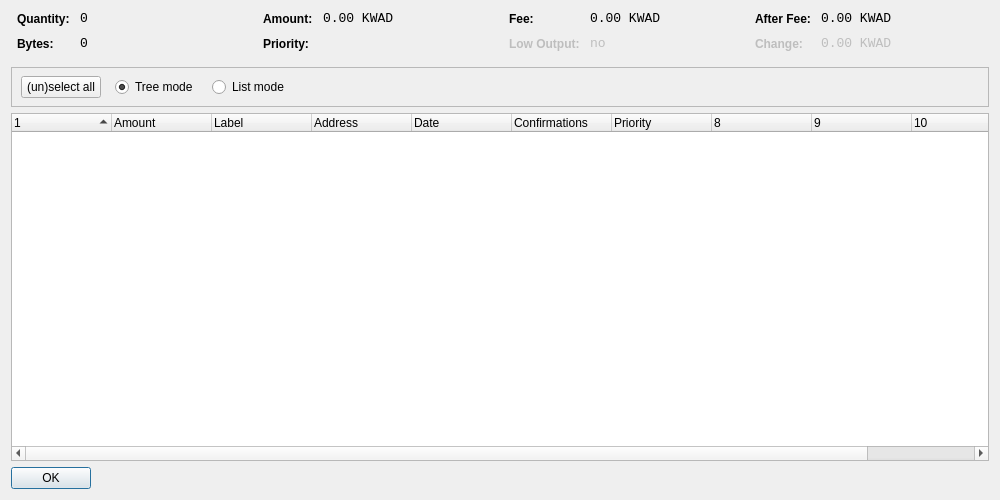
<?xml version="1.0" encoding="UTF-8"?>
<ui version="4.0">
 <class>CoinControlDialog</class>
 <widget class="QDialog" name="CoinControlDialog">
  <property name="geometry">
   <rect>
    <x>0</x>
    <y>0</y>
    <width>1000</width>
    <height>500</height>
   </rect>
  </property>
  <property name="windowTitle">
   <string>Coin Control</string>
  </property>
  <layout class="QVBoxLayout" name="verticalLayout">
   <item>
    <layout class="QHBoxLayout" name="horizontalLayoutTop" stretch="0,0,0,0">
     <property name="topMargin">
      <number>0</number>
     </property>
     <property name="bottomMargin">
      <number>10</number>
     </property>
     <item>
      <layout class="QFormLayout" name="formLayoutCoinControl1">
       <property name="horizontalSpacing">
        <number>10</number>
       </property>
       <property name="verticalSpacing">
        <number>10</number>
       </property>
       <property name="leftMargin">
        <number>6</number>
       </property>
       <property name="rightMargin">
        <number>6</number>
       </property>
       <item row="0" column="0">
        <widget class="QLabel" name="labelCoinControlQuantityText">
         <property name="styleSheet">
          <string notr="true">font-weight:bold;</string>
         </property>
         <property name="text">
          <string>Quantity:</string>
         </property>
        </widget>
       </item>
       <item row="0" column="1">
        <widget class="QLabel" name="labelCoinControlQuantity">
         <property name="font">
          <font>
           <family>Monospace</family>
           <pointsize>10</pointsize>
          </font>
         </property>
         <property name="cursor">
          <cursorShape>IBeamCursor</cursorShape>
         </property>
         <property name="contextMenuPolicy">
          <enum>Qt::ActionsContextMenu</enum>
         </property>
         <property name="text">
          <string notr="true">0</string>
         </property>
         <property name="textInteractionFlags">
          <set>Qt::LinksAccessibleByMouse|Qt::TextSelectableByKeyboard|Qt::TextSelectableByMouse</set>
         </property>
        </widget>
       </item>
       <item row="1" column="0">
        <widget class="QLabel" name="labelCoinControlBytesText">
         <property name="styleSheet">
          <string notr="true">font-weight:bold;</string>
         </property>
         <property name="text">
          <string>Bytes:</string>
         </property>
        </widget>
       </item>
       <item row="1" column="1">
        <widget class="QLabel" name="labelCoinControlBytes">
         <property name="font">
          <font>
           <family>Monospace</family>
           <pointsize>10</pointsize>
          </font>
         </property>
         <property name="cursor">
          <cursorShape>IBeamCursor</cursorShape>
         </property>
         <property name="contextMenuPolicy">
          <enum>Qt::ActionsContextMenu</enum>
         </property>
         <property name="text">
          <string notr="true">0</string>
         </property>
         <property name="textInteractionFlags">
          <set>Qt::LinksAccessibleByMouse|Qt::TextSelectableByKeyboard|Qt::TextSelectableByMouse</set>
         </property>
        </widget>
       </item>
      </layout>
     </item>
     <item>
      <layout class="QFormLayout" name="formLayoutCoinControl2">
       <property name="horizontalSpacing">
        <number>10</number>
       </property>
       <property name="verticalSpacing">
        <number>10</number>
       </property>
       <property name="leftMargin">
        <number>6</number>
       </property>
       <property name="rightMargin">
        <number>6</number>
       </property>
       <item row="0" column="0">
        <widget class="QLabel" name="labelCoinControlAmountText">
         <property name="styleSheet">
          <string notr="true">font-weight:bold;</string>
         </property>
         <property name="text">
          <string>Amount:</string>
         </property>
        </widget>
       </item>
       <item row="0" column="1">
        <widget class="QLabel" name="labelCoinControlAmount">
         <property name="font">
          <font>
           <family>Monospace</family>
           <pointsize>10</pointsize>
          </font>
         </property>
         <property name="cursor">
          <cursorShape>IBeamCursor</cursorShape>
         </property>
         <property name="contextMenuPolicy">
          <enum>Qt::ActionsContextMenu</enum>
         </property>
         <property name="text">
          <string notr="true">0.00 KWAD</string>
         </property>
         <property name="textInteractionFlags">
          <set>Qt::LinksAccessibleByMouse|Qt::TextSelectableByKeyboard|Qt::TextSelectableByMouse</set>
         </property>
        </widget>
       </item>
       <item row="1" column="0">
        <widget class="QLabel" name="labelCoinControlPriorityText">
         <property name="styleSheet">
          <string notr="true">font-weight:bold;</string>
         </property>
         <property name="text">
          <string>Priority:</string>
         </property>
        </widget>
       </item>
       <item row="1" column="1">
        <widget class="QLabel" name="labelCoinControlPriority">
         <property name="font">
          <font>
           <family>Monospace</family>
           <pointsize>10</pointsize>
          </font>
         </property>
         <property name="cursor">
          <cursorShape>IBeamCursor</cursorShape>
         </property>
         <property name="contextMenuPolicy">
          <enum>Qt::ActionsContextMenu</enum>
         </property>
         <property name="text">
          <string/>
         </property>
         <property name="textInteractionFlags">
          <set>Qt::LinksAccessibleByMouse|Qt::TextSelectableByKeyboard|Qt::TextSelectableByMouse</set>
         </property>
        </widget>
       </item>
      </layout>
     </item>
     <item>
      <layout class="QFormLayout" name="formLayoutCoinControl3">
       <property name="horizontalSpacing">
        <number>10</number>
       </property>
       <property name="verticalSpacing">
        <number>10</number>
       </property>
       <property name="leftMargin">
        <number>6</number>
       </property>
       <property name="rightMargin">
        <number>6</number>
       </property>
       <item row="0" column="0">
        <widget class="QLabel" name="labelCoinControlFeeText">
         <property name="styleSheet">
          <string notr="true">font-weight:bold;</string>
         </property>
         <property name="text">
          <string>Fee:</string>
         </property>
        </widget>
       </item>
       <item row="0" column="1">
        <widget class="QLabel" name="labelCoinControlFee">
         <property name="font">
          <font>
           <family>Monospace</family>
           <pointsize>10</pointsize>
          </font>
         </property>
         <property name="cursor">
          <cursorShape>IBeamCursor</cursorShape>
         </property>
         <property name="contextMenuPolicy">
          <enum>Qt::ActionsContextMenu</enum>
         </property>
         <property name="text">
          <string notr="true">0.00 KWAD</string>
         </property>
         <property name="textInteractionFlags">
          <set>Qt::LinksAccessibleByMouse|Qt::TextSelectableByKeyboard|Qt::TextSelectableByMouse</set>
         </property>
        </widget>
       </item>
       <item row="1" column="0">
        <widget class="QLabel" name="labelCoinControlLowOutputText">
         <property name="enabled">
          <bool>false</bool>
         </property>
         <property name="styleSheet">
          <string notr="true">font-weight:bold;</string>
         </property>
         <property name="text">
          <string>Low Output:</string>
         </property>
        </widget>
       </item>
       <item row="1" column="1">
        <widget class="QLabel" name="labelCoinControlLowOutput">
         <property name="enabled">
          <bool>false</bool>
         </property>
         <property name="font">
          <font>
           <family>Monospace</family>
           <pointsize>10</pointsize>
          </font>
         </property>
         <property name="cursor">
          <cursorShape>IBeamCursor</cursorShape>
         </property>
         <property name="contextMenuPolicy">
          <enum>Qt::ActionsContextMenu</enum>
         </property>
         <property name="text">
          <string notr="true">no</string>
         </property>
         <property name="textInteractionFlags">
          <set>Qt::LinksAccessibleByMouse|Qt::TextSelectableByKeyboard|Qt::TextSelectableByMouse</set>
         </property>
        </widget>
       </item>
      </layout>
     </item>
     <item>
      <layout class="QFormLayout" name="formLayoutCoinControl4">
       <property name="horizontalSpacing">
        <number>10</number>
       </property>
       <property name="verticalSpacing">
        <number>10</number>
       </property>
       <property name="leftMargin">
        <number>6</number>
       </property>
       <property name="rightMargin">
        <number>6</number>
       </property>
       <item row="0" column="0">
        <widget class="QLabel" name="labelCoinControlAfterFeeText">
         <property name="styleSheet">
          <string notr="true">font-weight:bold;</string>
         </property>
         <property name="text">
          <string>After Fee:</string>
         </property>
        </widget>
       </item>
       <item row="0" column="1">
        <widget class="QLabel" name="labelCoinControlAfterFee">
         <property name="font">
          <font>
           <family>Monospace</family>
           <pointsize>10</pointsize>
          </font>
         </property>
         <property name="cursor">
          <cursorShape>IBeamCursor</cursorShape>
         </property>
         <property name="contextMenuPolicy">
          <enum>Qt::ActionsContextMenu</enum>
         </property>
         <property name="text">
          <string notr="true">0.00 KWAD</string>
         </property>
         <property name="textInteractionFlags">
          <set>Qt::LinksAccessibleByMouse|Qt::TextSelectableByKeyboard|Qt::TextSelectableByMouse</set>
         </property>
        </widget>
       </item>
       <item row="1" column="0">
        <widget class="QLabel" name="labelCoinControlChangeText">
         <property name="enabled">
          <bool>false</bool>
         </property>
         <property name="styleSheet">
          <string notr="true">font-weight:bold;</string>
         </property>
         <property name="text">
          <string>Change:</string>
         </property>
        </widget>
       </item>
       <item row="1" column="1">
        <widget class="QLabel" name="labelCoinControlChange">
         <property name="enabled">
          <bool>false</bool>
         </property>
         <property name="font">
          <font>
           <family>Monospace</family>
           <pointsize>10</pointsize>
          </font>
         </property>
         <property name="cursor">
          <cursorShape>IBeamCursor</cursorShape>
         </property>
         <property name="contextMenuPolicy">
          <enum>Qt::ActionsContextMenu</enum>
         </property>
         <property name="text">
          <string notr="true">0.00 KWAD</string>
         </property>
         <property name="textInteractionFlags">
          <set>Qt::LinksAccessibleByMouse|Qt::TextSelectableByKeyboard|Qt::TextSelectableByMouse</set>
         </property>
        </widget>
       </item>
      </layout>
     </item>
    </layout>
   </item>
   <item>
    <widget class="QFrame" name="frame">
     <property name="minimumSize">
      <size>
       <width>0</width>
       <height>40</height>
      </size>
     </property>
     <property name="frameShape">
      <enum>QFrame::StyledPanel</enum>
     </property>
     <property name="frameShadow">
      <enum>QFrame::Sunken</enum>
     </property>
     <widget class="QWidget" name="horizontalLayoutWidget">
      <property name="geometry">
       <rect>
        <x>10</x>
        <y>0</y>
        <width>781</width>
        <height>41</height>
       </rect>
      </property>
      <layout class="QHBoxLayout" name="horizontalLayoutPanel" stretch="0,0,0,0,0">
       <property name="spacing">
        <number>14</number>
       </property>
       <item>
        <widget class="QPushButton" name="pushButtonSelectAll">
         <property name="sizePolicy">
          <sizepolicy hsizetype="Maximum" vsizetype="Fixed">
           <horstretch>0</horstretch>
           <verstretch>0</verstretch>
          </sizepolicy>
         </property>
         <property name="text">
          <string>(un)select all</string>
         </property>
        </widget>
       </item>
       <item>
        <widget class="QRadioButton" name="radioTreeMode">
         <property name="sizePolicy">
          <sizepolicy hsizetype="Maximum" vsizetype="Fixed">
           <horstretch>0</horstretch>
           <verstretch>0</verstretch>
          </sizepolicy>
         </property>
         <property name="text">
          <string>Tree mode</string>
         </property>
         <property name="checked">
          <bool>true</bool>
         </property>
        </widget>
       </item>
       <item>
        <widget class="QRadioButton" name="radioListMode">
         <property name="sizePolicy">
          <sizepolicy hsizetype="Maximum" vsizetype="Fixed">
           <horstretch>0</horstretch>
           <verstretch>0</verstretch>
          </sizepolicy>
         </property>
         <property name="text">
          <string>List mode</string>
         </property>
        </widget>
       </item>
       <item>
        <spacer name="horizontalSpacer">
         <property name="orientation">
          <enum>Qt::Horizontal</enum>
         </property>
         <property name="sizeHint" stdset="0">
          <size>
           <width>40</width>
           <height>20</height>
          </size>
         </property>
        </spacer>
       </item>
      </layout>
     </widget>
    </widget>
   </item>
   <item>
    <widget class="CoinControlTreeWidget" name="treeWidget">
     <property name="contextMenuPolicy">
      <enum>Qt::CustomContextMenu</enum>
     </property>
     <property name="sortingEnabled">
      <bool>false</bool>
     </property>
     <property name="columnCount">
      <number>11</number>
     </property>
     <attribute name="headerShowSortIndicator" stdset="0">
      <bool>true</bool>
     </attribute>
     <attribute name="headerStretchLastSection">
      <bool>false</bool>
     </attribute>
     <column>
      <property name="text">
       <string/>
      </property>
     </column>
     <column>
      <property name="text">
       <string>Amount</string>
      </property>
     </column>
     <column>
      <property name="text">
       <string>Label</string>
      </property>
     </column>
     <column>
      <property name="text">
       <string>Address</string>
      </property>
     </column>
     <column>
      <property name="text">
       <string>Date</string>
      </property>
     </column>
     <column>
      <property name="text">
       <string>Confirmations</string>
      </property>
      <property name="toolTip">
       <string>Confirmed</string>
      </property>
     </column>
     <column>
      <property name="text">
       <string>Priority</string>
      </property>
     </column>
     <column>
      <property name="text">
       <string/>
      </property>
     </column>
     <column>
      <property name="text">
       <string/>
      </property>
     </column>
     <column>
      <property name="text">
       <string/>
      </property>
     </column>
     <column>
      <property name="text">
       <string/>
      </property>
     </column>
    </widget>
   </item>
   <item>
    <widget class="QDialogButtonBox" name="buttonBox">
     <property name="sizePolicy">
      <sizepolicy hsizetype="Maximum" vsizetype="Fixed">
       <horstretch>0</horstretch>
       <verstretch>0</verstretch>
      </sizepolicy>
     </property>
     <property name="orientation">
      <enum>Qt::Horizontal</enum>
     </property>
     <property name="standardButtons">
      <set>QDialogButtonBox::Ok</set>
     </property>
    </widget>
   </item>
  </layout>
 </widget>
 <customwidgets>
  <customwidget>
   <class>CoinControlTreeWidget</class>
   <extends>QTreeWidget</extends>
   <header>coincontroltreewidget.h</header>
  </customwidget>
 </customwidgets>
 <resources/>
 <connections/>
</ui>
